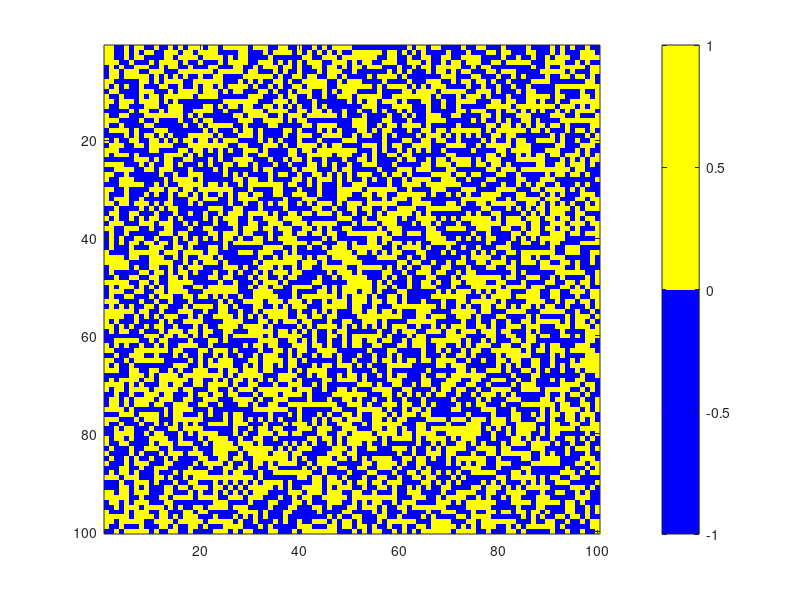

MATLAB code for this plot: (Note: this script raises an error after producing the figure.)
%%%%%%%%%%%%%%%%%%%%%%%%%%%%%%%%%%%%%%%%%%%%%%%%%%%%%%%%%%%%%%%%%%%%%%%%%%%
% Monte Carlo Simulation of the 2D Ising Model (Metropolis algorithm)
%
% Author: Giuseppe Francesco Conte
% Date:   [29/02/2025]
% Version: 1.0
%
% Description:
%   - Coupling constant J = 1
%   - Lattice size: N x N
%   - Periodic boundary conditions
%   - Temperature T fixed
%   - Random initial configuration with spins in {−1, +1}
%   - Metropolis rule for spin updates
%   - Magnetization computed after each sweep
%   - Snapshots shown at selected sweeps and at the end
%
% Notes:
%   - T_c = 2 / log(1 + sqrt(2)) (critical temperature in 2D Ising model)
%   - The script plots magnetization vs sweeps and a zoomed inset
%%%%%%%%%%%%%%%%%%%%%%%%%%%%%%%%%%%%%%%%%%%%%%%%%%%%%%%%%%%%%%%%%%%%%%%%%%%

clear all
close all

J = 1; % Coupling constant
N = 100; % Number of spins
Nflip_tentati = 1000000; % Number of attempted spin flips (total sweeps)
T_c = 2/log(1+sqrt(2))
T = 1.5 ; % Fixed temperature
% Generate a random N×N spin configuration in {−1, +1}
M = rand(N);
M(find(M < 0.5)) = -1;
M(find(M > 0.5)) = 1;

% Display the initial random configuration
imagesc(M)
% Custom colormap
colormap([0 0 1; 1 1 0]); % Blue (cold): -1, Yellow (hot): +1
% Set color limits
caxis([-1 1])
% Add colorbar
cb = colorbar;
cb.Ticks = [-1, 1]; % Set colorbar ticks
cb.TickLabels = {'-1', '+1'}; % Custom tick labels
% Image title
title(['Snapshot for $N_{sweeps}$ = 0 '],'Interpreter', 'latex', 'FontSize', 14, 'FontWeight', 'bold');
figure;

% Starting arrays ----> preallocation
M_t = zeros(1, Nflip_tentati);

for ns = 1:Nflip_tentati % Attempted sweeps loop
    
    for n = 1:N^2 % Flip N^2 spins per sweep
    
        % Select a random spin on the grid
        i = randi(N);
        j = randi(N);
    
        % Proposed flip for the selected spin
        M_flip = -M(i,j);
    
        % Periodic boundary neighbors
        if i == 1
            left = N;
            right = i + 1;
        elseif i == N
            left = i - 1;
            right = 1;
        else
            left = i - 1;
            right = i + 1;
        end
    
        if j == 1
            up = N;
            down = j + 1;
        elseif j == N
            up = j - 1;
            down = 1;
        else
            up = j - 1;
            down = j + 1;
        end
    
        % Energy change for the proposed flip
        deltaH = - J * (M_flip - M(i,j)) * (M(i,down) + M(i,up) + M(left,j) + M(right,j));
    
        % Metropolis acceptance criterion
        if deltaH < 0 % If ΔH < 0, accept the flip
            M(i,j) = M_flip;
        elseif deltaH == 0 % If ΔH = 0, accept with probability 1/2
            if rand < 0.5
                M(i,j) = M_flip;
            end
        else % If ΔH > 0, accept with probability exp(-ΔH/T)
            if rand < exp(-deltaH/T)
                M(i,j) = M_flip;
            end
        end
    
    end
    
    % Show intermediate snapshots
    if ns == 10
        imagesc(M)
        % Custom colormap (same as above)
        colormap([0 0 1; 1 1 0]); % Blue: -1, Yellow: +1
        % Set color limits
        caxis([-1 1])
        % Colorbar with ticks at -1 and +1
        cb = colorbar;
        cb.Ticks = [-1, 1]; % Set colorbar ticks
        cb.TickLabels = {'-1', '+1'}; % Custom tick labels
        % Add image title
        title(['Snapshot for $N_{sweeps}$ = ', num2str(ns)],'Interpreter', 'latex', 'FontSize', 14, 'FontWeight', 'bold');
        figure;
    end    



    if ns == 100
        imagesc(M)
        % Custom colormap (same as above)
        colormap([0 0 1; 1 1 0]); % Blue: -1, Yellow: +1
        % Set color limits
        caxis([-1 1])
        % Colorbar with ticks at -1 and +1
        cb = colorbar;
        cb.Ticks = [-1, 1]; % Set colorbar ticks
        cb.TickLabels = {'-1', '+1'}; % Custom tick labels
        % Add image title
        title(['Snapshot for $N_{sweeps}$ = ', num2str(ns)],'Interpreter', 'latex', 'FontSize', 14, 'FontWeight', 'bold');
        figure;
    end  


    % Evaluate magnetization at fixed temperature AFTER completing the sweep
    M_m = sum(sum(M)) / N^2;% Store average magnetization of the configuration
    M_t(ns) = abs(M_m);  % Store absolute average magnetization of the configuration
end

%%%%%%%%%%%%%%%%%%%%%%%%%%%%%%%%%%%%%%%%%%%%%%%%%%%%%%%%%%%%%%%%%%%%%%%%%%%%%%%%%%%%%%%%%%%%%%%%%%%%%%%%%%%%%%%%%%%%%%%%%%%%%
%%%%%%%%%%%%%%%%%%%%%%%%%%%%%%%%%%%%%%%%%%%%%%%%%%%%%%%%%%%%%%%%%%%%%%%%%%%%%%%%%%%%%%%%%%%%%%%%%%%%%%%%%%%%%%%%%%%%%%%%%%%%%
%%%%%%%%%%%%%%%%%%%%%%%%%%%%%%%%    AFTER COMPLETING ALL THE SWEEPS %%%%%%%%%%%%%%%%%%%%%%%%%%%%%%%%%%%%%%%%%%%%%%%%%%%%%%%%%
%%%%%%%%%%%%%%%%%%%%%%%%%%%%%%%%%%%%%%%%%%%%%%%%%%%%%%%%%%%%%%%%%%%%%%%%%%%%%%%%%%%%%%%%%%%%%%%%%%%%%%%%%%%%%%%%%%%%%%%%%%%%%
%%%%%%%%%%%%%%%%%%%%%%%%%%%%%%%%%%%%%%%%%%%%%%%%%%%%%%%%%%%%%%%%%%%%%%%%%%%%%%%%%%%%%%%%%%%%%%%%%%%%%%%%%%%%%%%%%%%%%%%%%%%%%

imagesc(M)
% Final snapshot with the same custom colormap
colormap([0 0 1; 1 1 0]); % Blue: -1, Yellow: +1
% Set color limits
caxis([-1 1])
% Colorbar with ticks at -1 and +1
cb = colorbar;
cb.Ticks = [-1, 1]; % Set colorbar ticks
cb.TickLabels = {'-1', '+1'}; % Custom tick labels
% Add image title
title(['Snapshot for $N_{sweeps}$ = ', num2str(Nflip_tentati)],'Interpreter', 'latex', 'FontSize', 14, 'FontWeight', 'bold');
% Plot M_t vs N_sweeps
plot(1:Nflip_tentati, M_t, '-', 'LineWidth', 2);
ylim([0,0.4])
xlabel('$N_{sweep}$', 'Interpreter', 'latex');
ylabel('$|M|$', 'Interpreter', 'latex');
title(['Absolute Magnetization vs Sweeps at T = ', num2str(T)], 'Interpreter', 'latex', 'FontSize', 14, 'FontWeight', 'bold');
grid on;

 % Add an inset plot
axes('Position', [0.45 0.45 0.4 0.4]); % Inset position [x y width height]
box on; % Add a border around the inset
plot(1:300000, M_t(1:300000), '-', 'LineWidth', 1.5); % Plot the first 300000 steps (note: title below says 100000)
xlabel('$N_{sweep}$', 'Interpreter', 'latex', 'FontSize', 10);
ylabel('$|M|$', 'Interpreter', 'latex', 'FontSize', 10);
title('First 100000 Sweeps', 'FontSize', 10); % Title text does not match the 300000 range
grid on;
